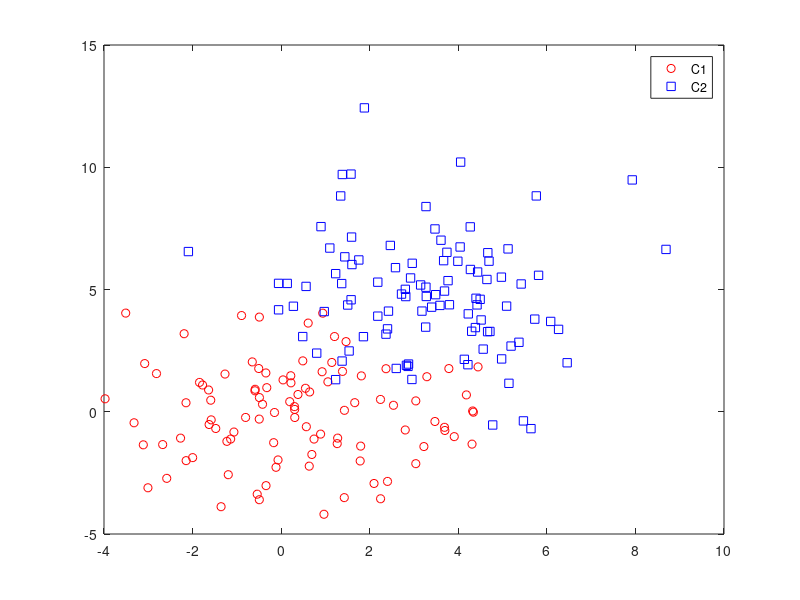

Here is the MATLAB script that generated this plot:
% size 샘플 변수를 생성
size=100;

% 주어진 데이터의 size 만큼의 평균값
m1=repmat([0,0], size,1);
m2=repmat([3,5], size,1);

% C1, C2 공분산 행렬
s1=[4 0; 0 4];
s2=[3 0; 0 5];

% 가우시안 분포를 만든다.
% randn 함수로 A,B 샘플의 2차원 데이터 행열을 반환한다.
% sqrtm 함수로 공분산을 행렬 제곱근하여 곱하여주고 계산된 평균값을 더하여 준다.
C1=randn(size,2)*sqrtm(s1) + m1;
C2=randn(size,2)*sqrtm(s2) + m2;

% X1~X2 데이터를 x y 축에 맞게 화면에 보여준다.
% 동그라미 모양, 빨간색으로 표현
plot(C1(:,1),C1(:,2), 'ro');
hold on; % 그래프 덮어쓰기

% 네모 모양, 파란색으로 표현
plot(C2(:,1),C2(:,2), 'bs');
hold on; % 그래프 덮어쓰기

% 각 산점도의 범례 그리기
legend('C1', 'C2') 
hold off; % 그래프 덮어쓰기 해제

% 작업 공간 변수를 파일로 저장
save HW2_Q1_1_result C1 C2